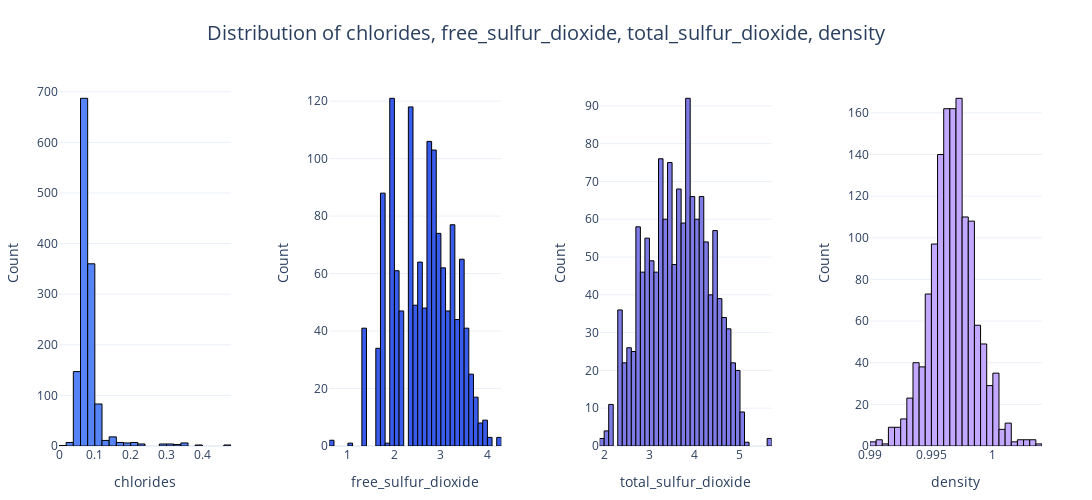

Notebook source saved alongside this figure:
### Code cell
plot_histograms(transformed_wine_df, ["chlorides", "free_sulfur_dioxide", "total_sulfur_dioxide", "density"], save_path="images/histograms1_transformed.png")

### Figure 1 — Plotly figure (JSON) as saved in the notebook; plotly's stock layout.template omitted (floating-point values rounded to 4 significant figures; data arrays with more than 128 entries replaced by an {"elided": "..."} marker saying what was removed)
{"data": [{"marker": {"color": "#5684F7", "line": {"color": "#000000", "width": 1}}, "name": "chlorides", "nbinsx": 40, "type": "histogram", "x": {"elided": "1359 float values"}, "xaxis": "x", "yaxis": "y"}, {"marker": {"color": "#3A5CED", "line": {"color": "#000000", "width": 1}}, "name": "free_sulfur_dioxide", "nbinsx": 40, "type": "histogram", "x": {"elided": "1359 float values"}, "xaxis": "x2", "yaxis": "y2"}, {"marker": {"color": "#7E7AE6", "line": {"color": "#000000", "width": 1}}, "name": "total_sulfur_dioxide", "nbinsx": 40, "type": "histogram", "x": {"elided": "1359 float values"}, "xaxis": "x3", "yaxis": "y3"}, {"marker": {"color": "#C2A9FF", "line": {"color": "#000000", "width": 1}}, "name": "density", "nbinsx": 40, "type": "histogram", "x": {"elided": "1359 float values"}, "xaxis": "x4", "yaxis": "y4"}], "layout": {"height": 500, "margin": {"b": 50, "l": 50, "r": 50, "t": 80}, "showlegend": false, "title": {"font": {"size": 20}, "text": "Distribution of chlorides, free_sulfur_dioxide, total_sulfur_dioxide, density", "x": 0.5}, "width": 1600, "xaxis": {"anchor": "y", "domain": [0, 0.175], "title": {"font": {"size": 14}, "text": "chlorides"}}, "xaxis2": {"anchor": "y2", "domain": [0.275, 0.45], "title": {"font": {"size": 14}, "text": "free_sulfur_dioxide"}}, "xaxis3": {"anchor": "y3", "domain": [0.55, 0.725], "title": {"font": {"size": 14}, "text": "total_sulfur_dioxide"}}, "xaxis4": {"anchor": "y4", "domain": [0.825, 1], "title": {"font": {"size": 14}, "text": "density"}}, "yaxis": {"anchor": "x", "domain": [0, 1], "title": {"font": {"size": 14}, "text": "Count"}}, "yaxis2": {"anchor": "x2", "domain": [0, 1], "title": {"font": {"size": 14}, "text": "Count"}}, "yaxis3": {"anchor": "x3", "domain": [0, 1], "title": {"font": {"size": 14}, "text": "Count"}}, "yaxis4": {"anchor": "x4", "domain": [0, 1], "title": {"font": {"size": 14}, "text": "Count"}}}}
